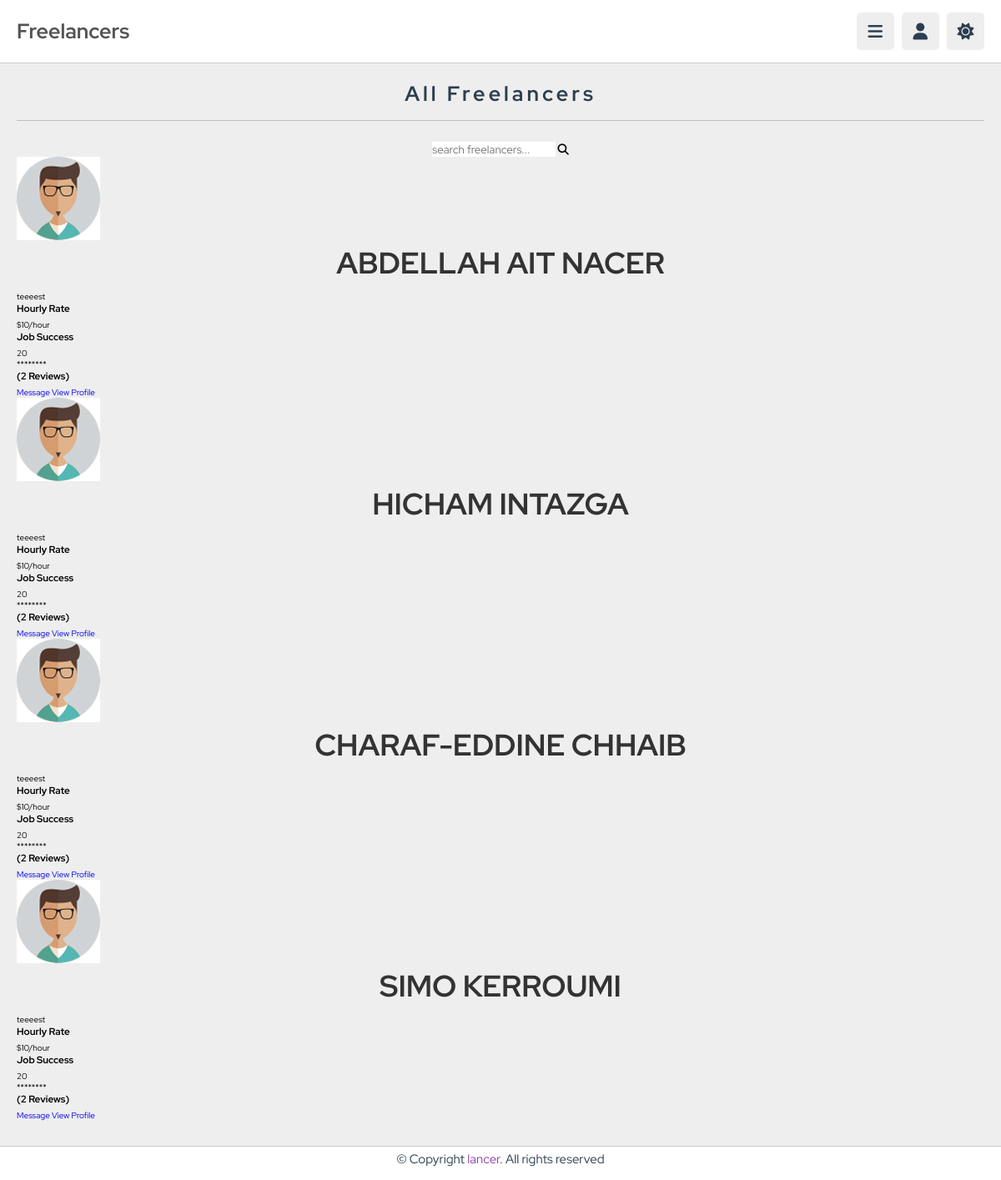
/freelancer/freelancers.php, run on the app's committed database.
### tables this page shows
CREATE TABLE `client` (
  `id_client` int(255) NOT NULL,
  `first_name_cli` varchar(255) NOT NULL,
  `last_name_cli` varchar(255) NOT NULL,
  `email_client` varchar(255) NOT NULL,
  `password_client` varchar(255) NOT NULL,
  `exentation` varchar(255) NOT NULL,
  `statut` int(11) NOT NULL DEFAULT 0
);

### freelancer/freelancers.php (the view, shortened to what this page needs)
<?php
    $conn = mysqli_connect("localhost", "root", "", "lancer");
    if(isset($_GET['search_box'])) {
        $search_query = mysqli_real_escape_string($conn, $_GET['search_box']);
        $sql = "SELECT * FROM client WHERE CONCAT(first_name_cli, ' ', last_name_cli) LIKE '%$search_query%'";
    } else {
        $sql = "SELECT * FROM client";
    }
    $result = mysqli_query($conn, $sql);
?>
<!DOCTYPE html>
<html lang="en">
<head>
    <link rel="stylesheet" href="https://cdnjs.cloudflare.com/ajax/libs/font-awesome/6.1.2/css/all.min.css">
    <link rel="stylesheet" href="CSS/style.css">
</head>
<body>
    <header class="header">
        <section class="flex">
            <a href="freelancers.php" class="logo">Freelancers</a>
            <div class="icons">
                <div id="menu-btn" class="fas fa-bars"></div>
                <div id="user-btn" class="fas fa-user"></div>
                <div id="toggle-btn" class="fas fa-sun"></div>
            </div>
        </section>
    </header>
    <section>
        <h1 class="heading">All Freelancers</h1>
        <div style="text-align:center;">
            <form action="" method="get" class="search-form">
                <input type="text" name="search_box" required placeholder="search freelancers..." maxlength="100">
                <button type="submit" class="fas fa-search"></button>
            </form>
        </div>
        <div class="main-free">
            <?php while ($row = mysqli_fetch_assoc($result)) { ?>
            <div class="profile-card-free">
                <div class="image-free">
                    <img src="img/pic-1.jpg" alt="" class="profile-pic-free">
                </div>
                <div class="data-free">
                    <h2><?php echo $row['first_name_cli'] . ' ' . $row['last_name_cli']; ?></h2>
                    <span>teeeest</span>
                </div>
                <div class="row-free">
                    <div class="info-free">
                        <h3>Hourly Rate</h3>
                        <span>$10/hour</span>
                    </div>
                    <div class="info-free">
                        <h3>Job Success</h3>
                        <span>20</span>
                    </div>
                </div>
                <div class="rating">
                    ********
                </div>
                <h3>(2 Reviews)</h3>
                <div class="buttons-free">
                    <a href="messages.php?client_id=<?php echo $row['id_client']; ?>" class="btttn">Message</a>
                    <a href="freelancer-profile.php?idfree=<?php echo $row['id_freelancer']; ?>" class="btttn">View Profile</a>
                </div>
            </div>
            <?php } ?>
        </div>
    </section>
    <footer class="footer">
        <p>&#169; Copyright <span>lancer</span>. All rights reserved</p>
    </footer>
</body>
</html>

### freelancer/CSS/style.css (style rules this page uses)
:root { --main-color:#8e44ad; --red:#e74c3c; --orange:#f39c12; --light-color:#888; --light-bg:#eee; --black:#2c3e50; --black2: rgb(85, 83, 83); --white:#fff; --border:.1rem solid rgba(0,0,0,.2); }
* { font-family: 'Red Hat Display', sans-serif; margin:0; padding:0; box-sizing: border-box; outline: none; border:none; text-decoration: none; }
html { font-size: 62.5%; overflow-x: hidden; }
body { background-color: var(--light-bg); padding-left: 30rem; }
section { padding: 2rem; margin: 0 auto; max-width: 1200px; }
.heading { font-size: 2.5rem; color:var(--black); margin-bottom: 2.5rem; border-bottom: var(--border); padding-bottom: 1.5rem; text-transform: capitalize; }
.header { position: sticky; top:0; left:0; right: 0; background-color: var(--white); z-index: 1000; border-bottom: var(--border); }
.header .flex { display: flex; align-items: center; justify-content: space-between; position: relative; padding: 1.5rem 2rem; }
.header .flex .logo { font-size: 2.5rem; color: var(--black2); font-weight: bolder; }
.header .flex .icons div { font-size: 2rem; color:var(--black); background-color: var(--light-bg); border-radius: .5rem; height: 4.5rem; width: 4.5rem; line-height: 4.5rem; cursor: pointer; text-align: center; margin-left: .7rem; }
.footer { background-color: var(--white); border-top: var(--border); position: sticky; bottom: 0; left: 0; right: 0; text-align: center; font-size: 1.5rem; padding:0.5rem 2rem; color:var(--black); margin-top: 1rem; z-index: 1000; }
.footer span { color:var(--main-color); }
img { max-width: 100%; }
h1 { padding: 0 20px 20px; font-weight: 700; letter-spacing: 4px; position: relative; margin: 0px 0 15px; text-align: center; color: #fff; }
@media (max-width:1200px) { body { padding-left: 0; } }
h2 { font-size: 36px; color: #333; text-align: center; margin-bottom: 50px; }
section { padding: 2rem; }
h2 { text-transform: uppercase; font-weight: bold; margin-bottom: 1rem; }
h3 { margin-bottom: 0.5rem; }
p { margin-bottom: 1rem; }

### data on the page
client: first_name_cli "ABDELLAH", last_name_cli "AIT NACER"
client: first_name_cli "HICHAM", last_name_cli "INTAZGA"
client: first_name_cli "CHARAF-EDDINE", last_name_cli "CHHAIB"
client: first_name_cli "SIMO", last_name_cli "KERROUMI"
